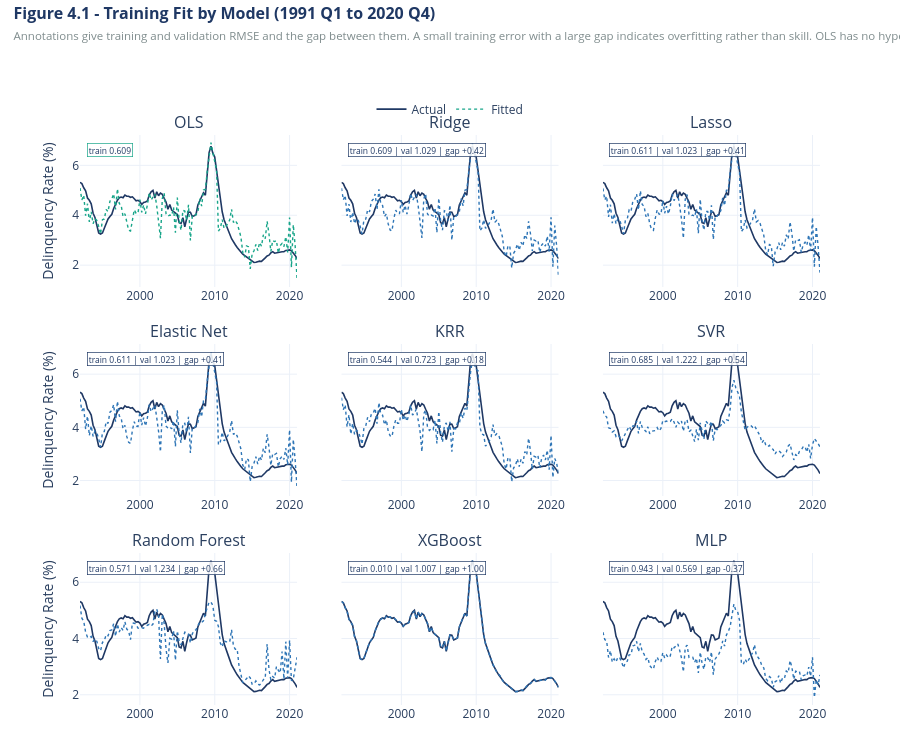

Here is the notebook cell this chart was saved with:
### Code cell
# 4.6 - Figure 4.1 training fit, all nine models
# Tree ensembles and the network can fit 117 training quarters closely while generalising
# poorly. Comparing training RMSE against validation RMSE identifies which models are
# memorising rather than learning, which the evaluation-window figures in Section 5 cannot
# reveal. Both figures are RMSE, the metric hyperparameters were also selected on. OLS has
# no hyperparameters and so no validation score.
ncols = 3
nrows = int(np.ceil(len(MODEL_NAMES) / ncols))

fig = make_subplots(rows=nrows, cols=ncols, subplot_titles=MODEL_NAMES,
                    vertical_spacing=0.10, horizontal_spacing=0.06,
                    shared_yaxes=True)

for i, name in enumerate(MODEL_NAMES):
    r, c   = i // ncols + 1, i % ncols + 1
    res    = results[name]
    ix     = res['idx_train']
    is_ols = (name == 'OLS')

    fig.add_trace(go.Scatter(x=ix, y=res['y_train'], mode='lines', name='Actual',
                             line=dict(color=NAVY, width=1.6),
                             showlegend=(i == 0)), row=r, col=c)
    fig.add_trace(go.Scatter(x=ix, y=res['train_pred'], mode='lines', name='Fitted',
                             line=dict(color=TEAL if is_ols else BLUE,
                                       width=1.4, dash='dot'),
                             showlegend=(i == 0)), row=r, col=c)

    tr_rmse = rmse(res['y_train'], res['train_pred'])
    vr      = res['val_rmse']
    label   = (f'train {tr_rmse:.3f}' if np.isnan(vr)
               else f'train {tr_rmse:.3f} | val {vr:.3f} | gap {vr - tr_rmse:+.2f}')

    fig.add_annotation(
        x=0.03, y=0.95, xref='x domain', yref='y domain', row=r, col=c,
        text=label, showarrow=False, font=dict(size=8.5, color=NAVY),
        xanchor='left', bgcolor='rgba(255,255,255,0.85)',
        bordercolor=TEAL if is_ols else NAVY, borderwidth=0.7)

fig.update_layout(
    title=dict(text=('<b>Figure 4.1 - Training Fit by Model (1991 Q1 to 2020 Q4)</b>'
                     f'<br><span style="font-size:11.5px;color:{GREY}">'
                     'Annotations give training and validation RMSE and the gap between '
                     'them. A small training error with a large gap indicates overfitting '
                     'rather than skill. OLS has no hyperparameters and so no validation '
                     'score</span>'),
               font=dict(size=16, color=NAVY), x=0.015, xanchor='left',
               y=0.975, yanchor='top'),
    template=TEMPLATE, height=250 * nrows,
    legend=dict(orientation='h', yanchor='bottom', y=1.02, xanchor='center', x=0.5),
    margin=dict(t=135, b=45))
fig.update_yaxes(title_text='Delinquency Rate (%)', col=1)
fig.show()

gap_df = pd.DataFrame([
    {'Model': n,
     'Train RMSE': round(rmse(results[n]['y_train'], results[n]['train_pred']), 4),
     'Val RMSE': results[n]['val_rmse'],
     'Gap': (np.nan if np.isnan(results[n]['val_rmse']) else
             round(results[n]['val_rmse']
                   - rmse(results[n]['y_train'], results[n]['train_pred']), 4))}
    for n in MODEL_NAMES]).sort_values('Gap', ascending=False).set_index('Model')

print('Training and validation RMSE, sorted by gap. A large gap indicates overfitting;')
print('a negative gap indicates underfitting on the unusually flat 2017-2020 window.')
display(gap_df)
